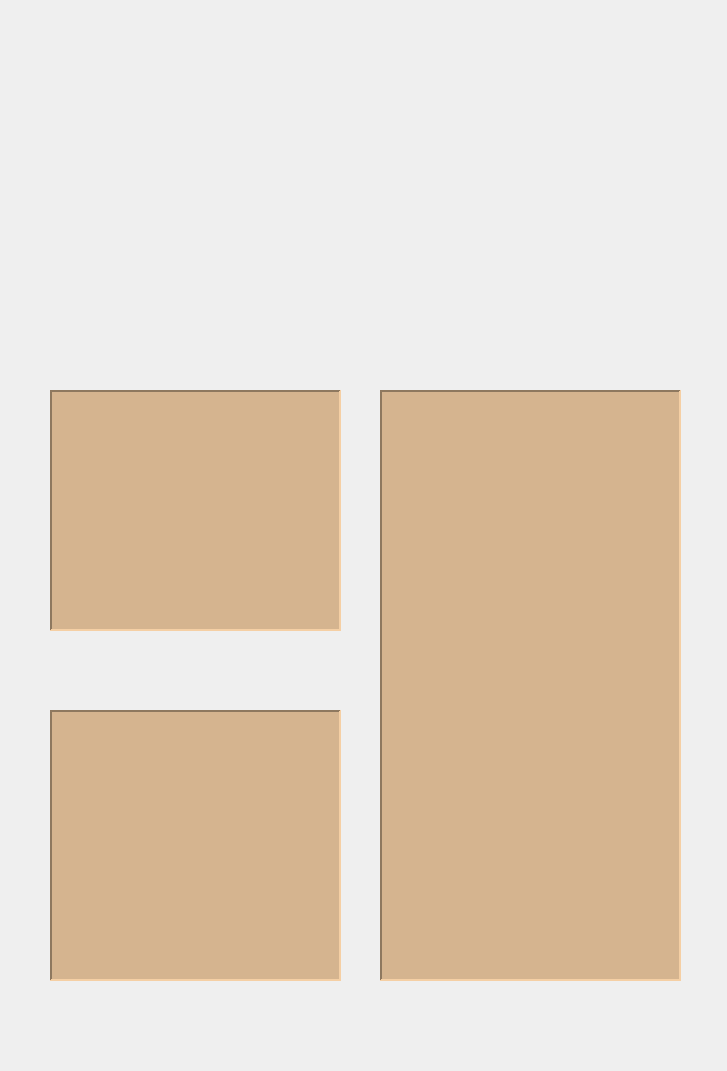
<?xml version="1.0" encoding="UTF-8"?>
<ui version="4.0">
 <class>DialogMenu</class>
 <widget class="QDialog" name="DialogMenu">
  <property name="geometry">
   <rect>
    <x>0</x>
    <y>0</y>
    <width>727</width>
    <height>1071</height>
   </rect>
  </property>
  <property name="windowTitle">
   <string>Dialog</string>
  </property>
  <widget class="QLabel" name="label">
   <property name="geometry">
    <rect>
     <x>0</x>
     <y>0</y>
     <width>971</width>
     <height>1021</height>
    </rect>
   </property>
   <property name="text">
    <string/>
   </property>
  </widget>
  <widget class="QTextEdit" name="textEditEntrance">
   <property name="geometry">
    <rect>
     <x>50</x>
     <y>390</y>
     <width>291</width>
     <height>241</height>
    </rect>
   </property>
   <property name="font">
    <font>
     <family>Californian FB</family>
     <pointsize>14</pointsize>
     <italic>true</italic>
    </font>
   </property>
   <property name="styleSheet">
    <string notr="true">background-color: rgb(213, 180, 143);</string>
   </property>
   <property name="frameShape">
    <enum>QFrame::Panel</enum>
   </property>
   <property name="lineWidth">
    <number>2</number>
   </property>
   <property name="verticalScrollBarPolicy">
    <enum>Qt::ScrollBarAlwaysOff</enum>
   </property>
   <property name="horizontalScrollBarPolicy">
    <enum>Qt::ScrollBarAlwaysOff</enum>
   </property>
   <property name="readOnly">
    <bool>true</bool>
   </property>
  </widget>
  <widget class="QTextEdit" name="textEditDessert">
   <property name="geometry">
    <rect>
     <x>50</x>
     <y>710</y>
     <width>291</width>
     <height>271</height>
    </rect>
   </property>
   <property name="font">
    <font>
     <family>Californian FB</family>
     <pointsize>14</pointsize>
     <italic>true</italic>
    </font>
   </property>
   <property name="styleSheet">
    <string notr="true">background-color: rgb(213, 180, 143);</string>
   </property>
   <property name="frameShape">
    <enum>QFrame::Panel</enum>
   </property>
   <property name="lineWidth">
    <number>2</number>
   </property>
   <property name="readOnly">
    <bool>true</bool>
   </property>
  </widget>
  <widget class="QTextEdit" name="textEditMeal">
   <property name="geometry">
    <rect>
     <x>380</x>
     <y>390</y>
     <width>301</width>
     <height>591</height>
    </rect>
   </property>
   <property name="font">
    <font>
     <family>Californian FB</family>
     <pointsize>14</pointsize>
     <italic>true</italic>
    </font>
   </property>
   <property name="styleSheet">
    <string notr="true">background-color: rgb(213, 180, 143);</string>
   </property>
   <property name="frameShape">
    <enum>QFrame::Panel</enum>
   </property>
   <property name="lineWidth">
    <number>2</number>
   </property>
   <property name="readOnly">
    <bool>true</bool>
   </property>
  </widget>
 </widget>
 <resources/>
 <connections/>
</ui>
